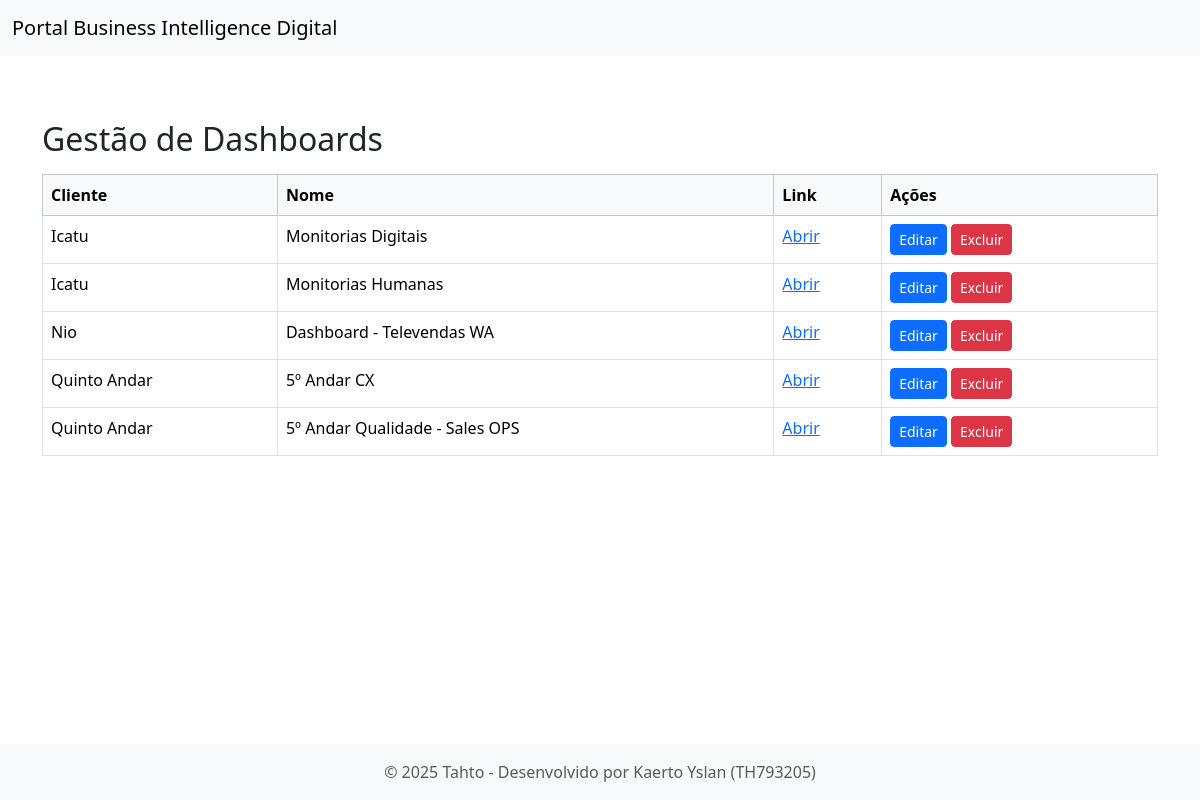
/gestao_dashboards, run on an earlier commit of the app's database.
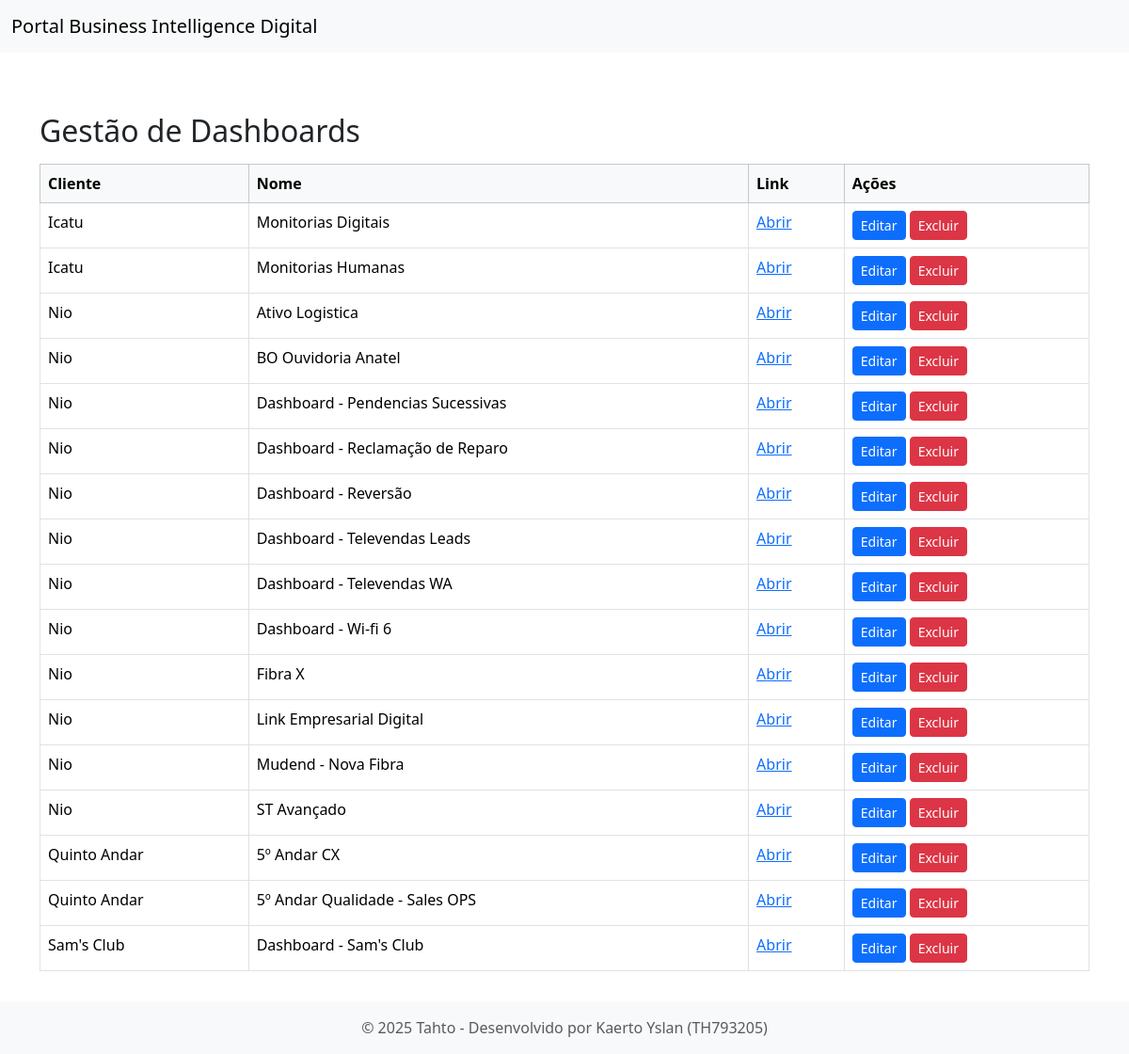
And on a later commit of the database.
### tables this page shows
CREATE TABLE dashboard (
            cliente TEXT NOT NULL,
            nome TEXT NOT NULL,
            link TEXT NOT NULL
        , id INTEGER);

### views.py (the view)
@app.route('/gestao_dashboards')
def gestao_dashboards():
    conn = get_db_connection()
    dashboards = conn.execute('SELECT * FROM dashboard order by "cliente","nome"').fetchall()
    conn.close()
    return render_template('gestao_dashboards.html', dashboards=dashboards)

### main.py (called while the page is built)
def get_db_connection():
    conn = sqlite3.connect(DB_PATH)
    conn.row_factory = sqlite3.Row
    return conn

### views.py (called while the page is built)
@app.before_request
def force_first_login():
    if current_user.is_authenticated:
        endpoint = request.endpoint or ""
        if current_user.first_login == 1 and endpoint not in (
            "logout", "login", "change_password_first_time", "static"
        ):
            return redirect(url_for("change_password_first_time"))

### templates/gestao_dashboards.html (shortened to what this page needs)
{% extends "base_admin.html" %}
{% block content %}
<div class="container mt-5">
    <h2>Gestão de Dashboards</h2>
    <table class="table table-bordered mt-3">
        <thead class="table-light">
            <tr>
                <th>Cliente</th>
                <th>Nome</th>
                <th>Link</th>
                <th>Ações</th>
            </tr>
        </thead>
        <tbody>
            {% for dashboard in dashboards %}
            <tr>
                <td>{{ dashboard['cliente'] }}</td>
                <td>{{ dashboard['nome'] }}</td>
                <td><a href="{{ dashboard['link'] }}" target="_blank">Abrir</a></td>
                <td>
                    <a href="{{ url_for('editar_dashboard', id=dashboard['id']) }}" class="btn btn-sm btn-primary">Editar</a>
                    <form action="{{ url_for('excluir_dashboard', id=dashboard['id']) }}" method="POST" style="display:inline-block;">
                        <button type="submit" class="btn btn-sm btn-danger" onclick="return confirm('Tem certeza que deseja excluir este dashboard?');">Excluir</button>
                    </form>
                </td>
            </tr>
            {% endfor %}
        </tbody>
    </table>
</div>
{% endblock %}

What changed in the data, as far as the page shows it:
added dashboard: cliente "Nio", nome "Ativo Logistica"
added dashboard: cliente "Nio", nome "BO Ouvidoria Anatel"
added dashboard: cliente "Nio", nome "Dashboard - Pendencias Sucessivas"
added dashboard: cliente "Nio", nome "Dashboard - Reclamação de Reparo"
added dashboard: cliente "Nio", nome "Dashboard - Reversão"
added dashboard: cliente "Nio", nome "Dashboard - Televendas Leads"
added dashboard: cliente "Nio", nome "Dashboard - Wi-fi 6"
added dashboard: cliente "Nio", nome "Fibra X"
added dashboard: cliente "Nio", nome "Link Empresarial Digital"
added dashboard: cliente "Nio", nome "Mudend - Nova Fibra"
added dashboard: cliente "Nio", nome "ST Avançado"
added dashboard: cliente "Sam's Club", nome "Dashboard - Sam's Club"
